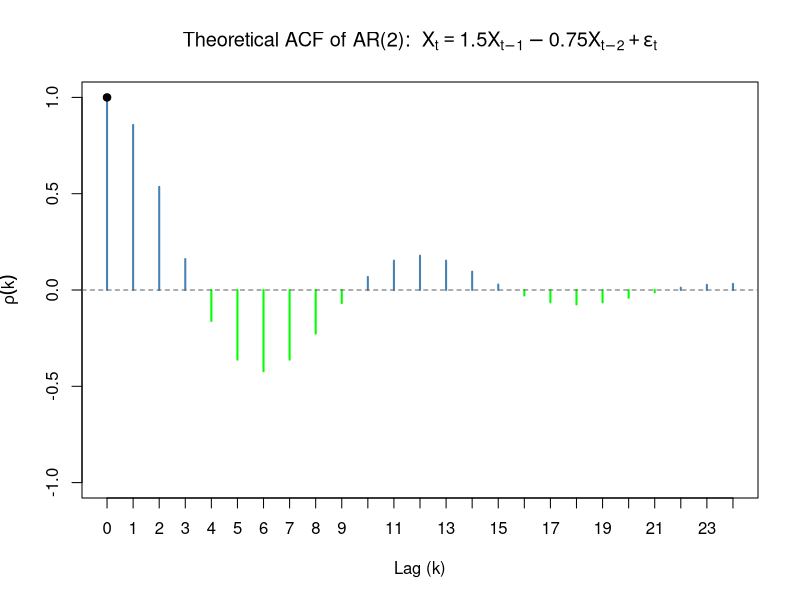
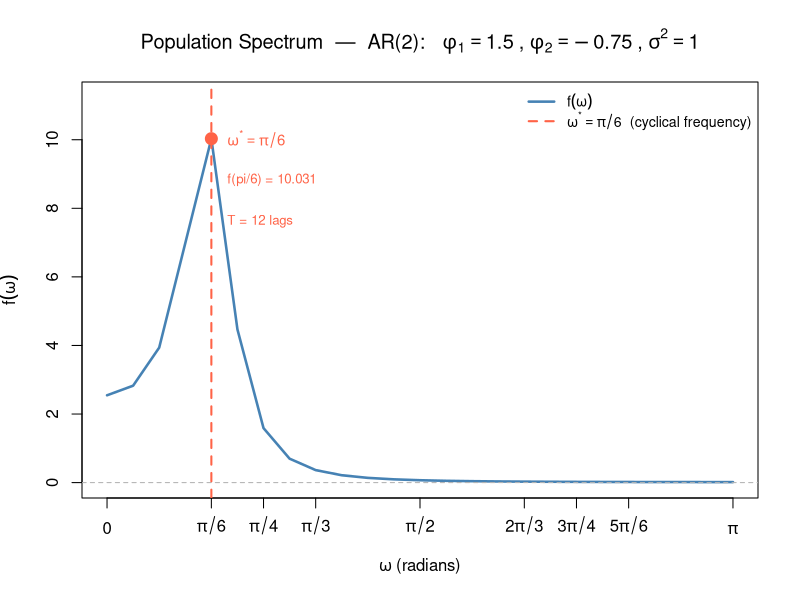

These charts were generated, in order, by the following R code:
# Compute theoretical ACF for AR(2): phi1 = 1.5, phi2 = -0.75
acf_values <- ARMAacf(ar = c(1.5, -0.75), lag.max = 24)

# Plot
plot(
  x    = 0:24,
  y    = acf_values,
  type = "h",                          # vertical lines (spike plot)
  lwd  = 2,
  col  = ifelse(acf_values >= 0, "steelblue", "green"),
  xlab = "Lag (k)",
  ylab = expression(rho(k)),
  main = expression("Theoretical ACF of AR(2): " ~
                      X[t] == 1.5*X[t-1] - 0.75*X[t-2] + epsilon[t]),
  ylim = c(-1, 1),
  xaxt = "n"
)

# Axes and reference line
axis(1, at = 0:24)
abline(h = 0, lty = 2, col = "gray40")

# Mark lag 0
points(0, 1, pch = 19, col = "black")


#  Question 1(b) - Population Spectrum of AR(2) Process
#  phi1 = 1.5, phi2 = -0.75, sigma^2 = 1

# --- Parameters ---
phi1 <- 1.5
phi2 <- -0.75
sig2 <- 1

# --- Grid: omega in [0, pi] in steps of pi/24 ---
k     <- 0:24
omega <- k * pi / 24

# --- Population spectrum formula ---
denom   <- 1 + phi1^2 + phi2^2 -
  2 * phi1 * (1 - phi2) * cos(omega) -
  2 * phi2  * cos(2 * omega)
f_omega <- sig2 / (2 * pi * denom)

# --- Print table of values ---
cat("=== Spectral Values ===\n")
cat(sprintf("%-5s %-12s %-12s\n", "k", "omega", "f(omega)"))
cat(rep("-", 32), "\n", sep = "")
for (i in seq_along(k)) {
  cat(sprintf("%-5d %-12.4f %-12.5f\n", k[i], omega[i], f_omega[i]))
}

# --- Cyclical frequency ---
discriminant <- phi1^2 + 4 * phi2
cat("\n=== Cyclical Frequency ===\n")
cat("Discriminant (phi1^2 + 4*phi2):", discriminant, "\n")

if (discriminant < 0) {
  cat("=> Complex roots: damped sinusoidal ACF and spectral peak\n\n")
  R     <- sqrt(-phi2)
  Theta <- acos(phi1 / (2 * R))
  T_cyc <- 2 * pi / Theta
  cat("R  (damping factor) :", round(R,     4), "\n")
  cat("omega* (radians)    :", round(Theta, 4), "= pi /", round(pi / Theta, 2), "\n")
  cat("Period T (lags)     :", round(T_cyc, 4), "\n")
}

# ============================================================
#  Plot
# ============================================================
png("plot1b.png", width = 800, height = 500, res = 120)

plot(
  x    = omega,
  y    = f_omega,
  type = "l",
  lwd  = 2.5,
  col  = "steelblue",
  xlab = expression(omega ~ "(radians)"),
  ylab = expression(f(omega)),
  main = expression("Population Spectrum  —  AR(2):  " ~
                      phi[1] == 1.5 ~ "," ~ phi[2] == -0.75 ~ "," ~ sigma^2 == 1),
  xaxt = "n",
  ylim = c(0, max(f_omega) * 1.12)
)

# x-axis with pi fractions
axis(1,
     at     = c(0, pi/6, pi/4, pi/3, pi/2, 2*pi/3, 3*pi/4, 5*pi/6, pi),
     labels = expression(0, pi/6, pi/4, pi/3, pi/2,
                         2*pi/3, 3*pi/4, 5*pi/6, pi))

# Grid and zero line
abline(h   = 0,     lty = 2, col = "gray70")
abline(v   = Theta, lty = 2, lwd = 2, col = "tomato")

# Dot at spectral peak
f_star <- sig2 / (2 * pi *
                    (1 + phi1^2 + phi2^2
                     - 2 * phi1 * (1 - phi2) * cos(Theta)
                     - 2 * phi2  * cos(2 * Theta)))
points(Theta, f_star, pch = 19, cex = 1.6, col = "tomato")

# Annotation
text(Theta + 0.08, f_star,
     labels = expression(omega^"*" == pi/6),
     col = "tomato", adj = 0, cex = 0.9)
text(Theta + 0.08, f_star * 0.88,
     labels = paste0("f(pi/6) = ", round(f_star, 3)),
     col = "tomato", adj = 0, cex = 0.8)
text(Theta + 0.08, f_star * 0.76,
     labels = "T = 12 lags",
     col = "tomato", adj = 0, cex = 0.8)

# Legend
legend("topright",
       legend = c(expression(f(omega)),
                  expression(omega^"*" == pi/6 ~ " (cyclical frequency)")),
       col    = c("steelblue", "tomato"),
       lty    = c(1, 2),
       lwd    = c(2.5, 2),
       bty    = "n",
       cex    = 0.85)

dev.off()
cat("\nPlot saved to plot1b.png\n")
